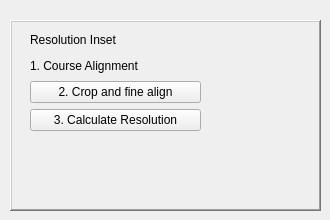
     <widget class="QWidget" name="ResolutionInset">
      <widget class="QFrame" name="frame_2">
       <property name="geometry">
        <rect>
         <x>10</x>
         <y>20</y>
         <width>311</width>
         <height>191</height>
        </rect>
       </property>
       <property name="frameShape">
        <enum>QFrame::WinPanel</enum>
       </property>
       <property name="frameShadow">
        <enum>QFrame::Raised</enum>
       </property>
       <widget class="QWidget" name="layoutWidget">
        <property name="geometry">
         <rect>
          <x>20</x>
          <y>10</y>
          <width>171</width>
          <height>101</height>
         </rect>
        </property>
        <layout class="QVBoxLayout" name="verticalLayout_2">
         <item>
          <widget class="QLabel" name="label_63">
           <property name="text">
            <string>Resolution Inset</string>
           </property>
          </widget>
         </item>
         <item>
          <widget class="QLabel" name="label_64">
           <property name="text">
            <string>1. Course Alignment</string>
           </property>
          </widget>
         </item>
         <item>
          <widget class="QPushButton" name="pbCropandAlign">
           <property name="text">
            <string>2. Crop and fine align</string>
           </property>
          </widget>
         </item>
         <item>
          <widget class="QPushButton" name="pbCalculateResolution">
           <property name="text">
            <string>3. Calculate Resolution</string>
           </property>
          </widget>
         </item>
        </layout>
       </widget>
      </widget>
     </widget>
